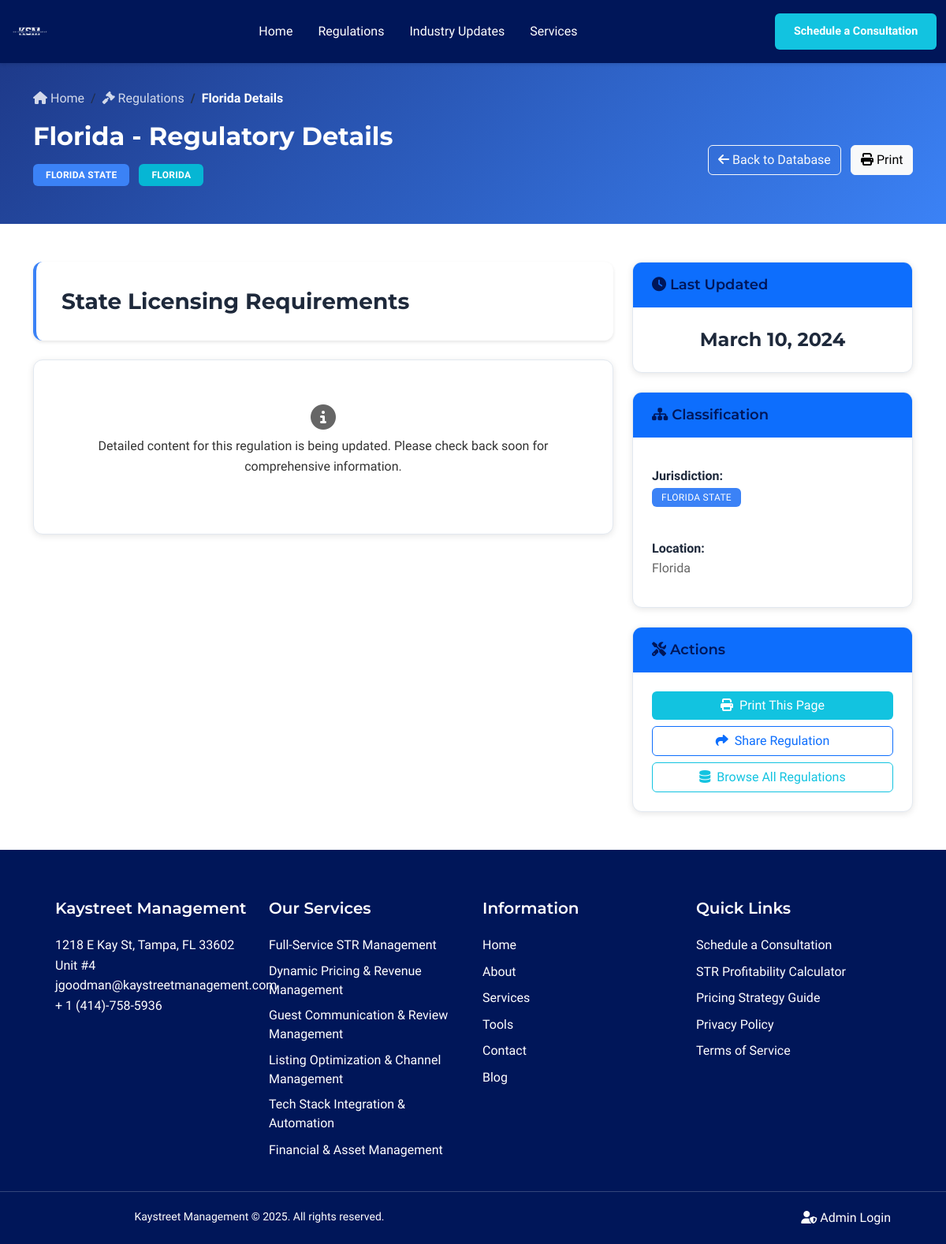
/regulations/3, run on an earlier commit of the app's database.
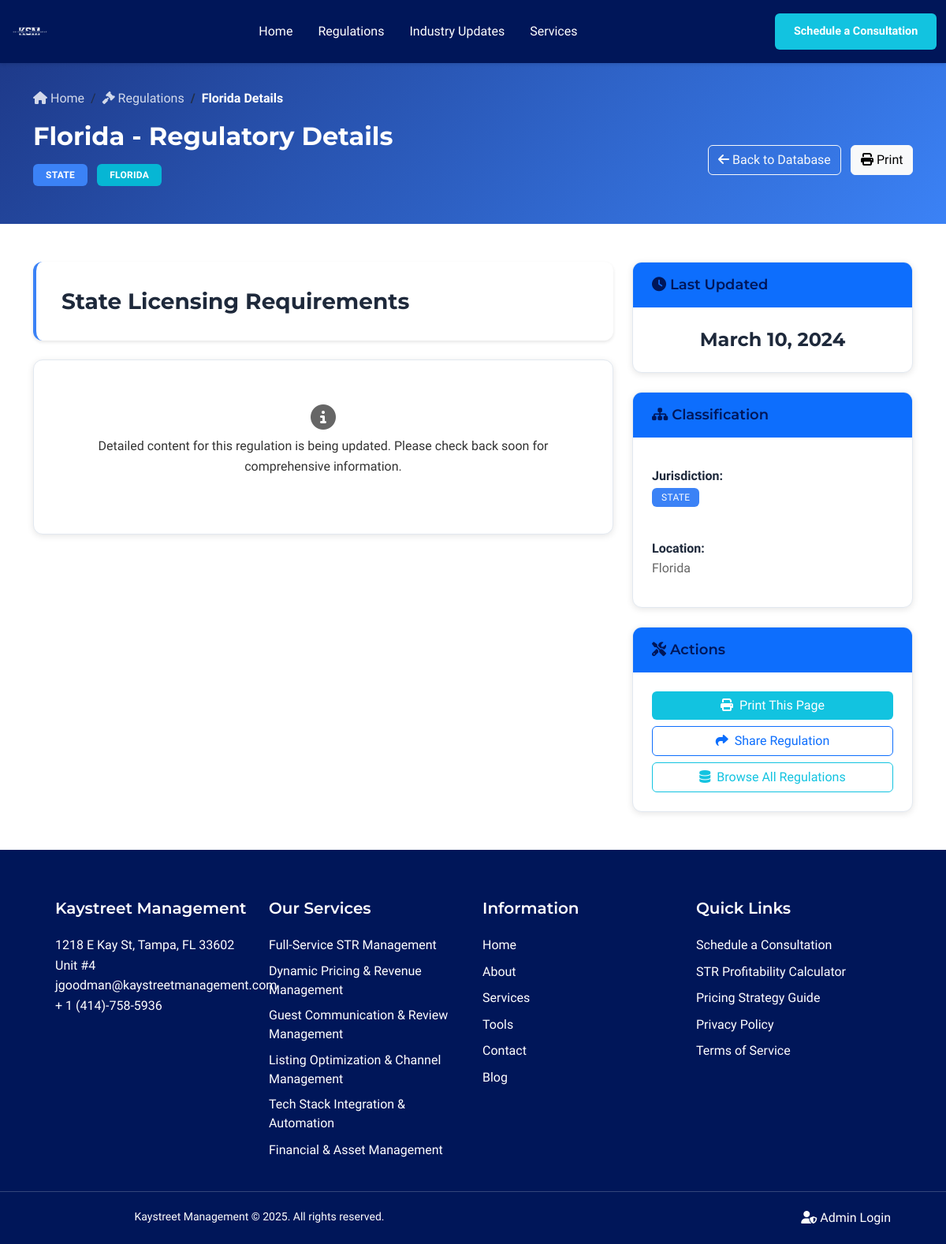
And on a later commit of the database.
### models.py (models this page shows, shortened)
class Regulation(db.Model):
    __tablename__ = 'regulations'
    id = db.Column(db.Integer, primary_key=True)
    jurisdiction = db.Column(db.String(100), nullable=False)  # Jurisdiction (combines level and location)
    jurisdiction_level = db.Column(db.String(20), nullable=False, default='Local')  # National, State, Local
    location = db.Column(db.String(100), nullable=False)  # Location
    title = db.Column(db.String(200), nullable=False)  # Title
    last_updated = db.Column(db.DateTime, default=datetime.utcnow)  # Last Updated
    overview = db.Column(db.Text, nullable=True)  # Overview - formatted content
    detailed_requirements = db.Column(db.Text, nullable=True)  # Detailed Requirements - formatted content
    compliance_steps = db.Column(db.Text, nullable=True)  # Compliance Steps - formatted content
    required_forms = db.Column(db.Text, nullable=True)  # Required Forms - formatted content
    penalties_non_compliance = db.Column(db.Text, nullable=True)  # Penalties for Non Compliance - formatted content
    recent_changes = db.Column(db.Text, nullable=True)  # Recent Changes - formatted content
    created_at = db.Column(db.DateTime, default=datetime.utcnow)
    updated_at = db.Column(db.DateTime, default=datetime.utcnow, onupdate=datetime.utcnow)

### app/blueprints/main.py (the view)
@main_bp.route('/regulations/<int:regulation_id>')
def regulation_detail(regulation_id):
    try:
        regulation = Regulation.query.get_or_404(regulation_id)
        related_updates = Update.query.filter(
            db.or_(
                Update.related_regulation_ids.contains(str(regulation_id)),
                Update.jurisdiction_affected == regulation.location
            )
        ).order_by(Update.update_date.desc()).limit(5).all()
        return render_template('regulation_detail.html',
                             regulation=regulation,
                             related_updates=related_updates)
    except Exception as e:
        if hasattr(e, 'code') and e.code in [404, 403, 500]:
            raise
        logger.error(f"Error loading regulation detail - ID: {regulation_id} | Error: {str(e)}", exc_info=True)
        flash('Error loading regulation details.', 'error')
        return redirect(url_for('main.regulations'))

### templates/regulation_detail.html (shortened to what the changed rows need)
{% extends "base.html" %}
{% block content %}
<div class="regulation-header">
    <div class="container">
        <nav aria-label="breadcrumb" class="mb-3">
            <ol class="breadcrumb">
                <li class="breadcrumb-item">
                    <a href="{{ url_for('main.index') }}">
                    </a>
                </li>
                <li class="breadcrumb-item">
                    <a href="{{ url_for('main.regulations') }}">
                    </a>
                </li>
                <li class="breadcrumb-item active">{{ regulation.location }} Details</li>
            </ol>
        </nav>
        <div class="row align-items-center">
            <div class="col-md-8">
                <h1 class="header-title">{{ regulation.location }} - Regulatory Details</h1>
                <div class="header-badges mb-3">
                    <span class="badge badge-jurisdiction bg-primary">
                        {{ regulation.jurisdiction.upper() }}
                    </span>
                    <span class="badge badge-location bg-info">
                        {{ regulation.location.upper() }}
                    </span>
                </div>
            </div>
        </div>
    </div>
</div>
<div class="container my-5">
    <div class="row">
        <div class="col-lg-8">
            <div class="regulation-title-section mb-4">
                <h2 class="regulation-title">{{ regulation.title }}</h2>
            </div>
        </div>
        <div class="col-lg-4">
            <div class="sidebar-card mb-4">
                <div class="sidebar-card-body text-center">
                    <h4 class="update-date">
                        {% if regulation.last_updated %}
                            {{ regulation.last_updated.strftime('%B %d, %Y') }}
                        {% else %}
                            Not Available
                        {% endif %}
                    </h4>
                </div>
            </div>
            <div class="sidebar-card mb-4">
                <div class="sidebar-card-body">
                    <div class="classification-item mb-3">
                        <strong>Jurisdiction:</strong><br>
                        <span class="badge badge-jurisdiction bg-primary">{{ regulation.jurisdiction.upper() }}</span>
                    </div>
                    <div class="classification-item">
                        <strong>Location:</strong><br>
                        <span class="text-muted">{{ regulation.location }}</span>
                    </div>
                </div>
            </div>
        </div>
    </div>
</div>
{% endblock %}

What changed in the data, as far as the page shows it:
changed Regulation "Florida": jurisdiction "FLORIDA STATE" → "STATE"
